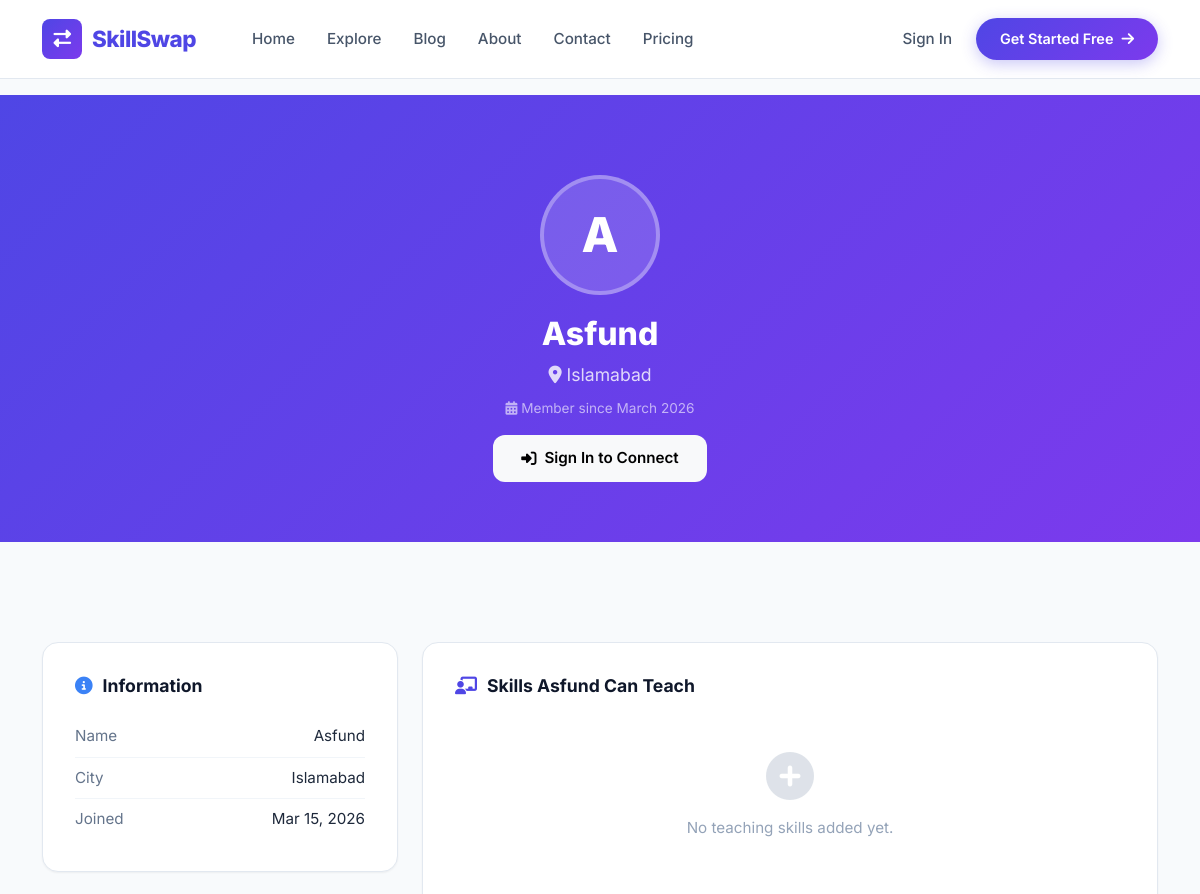
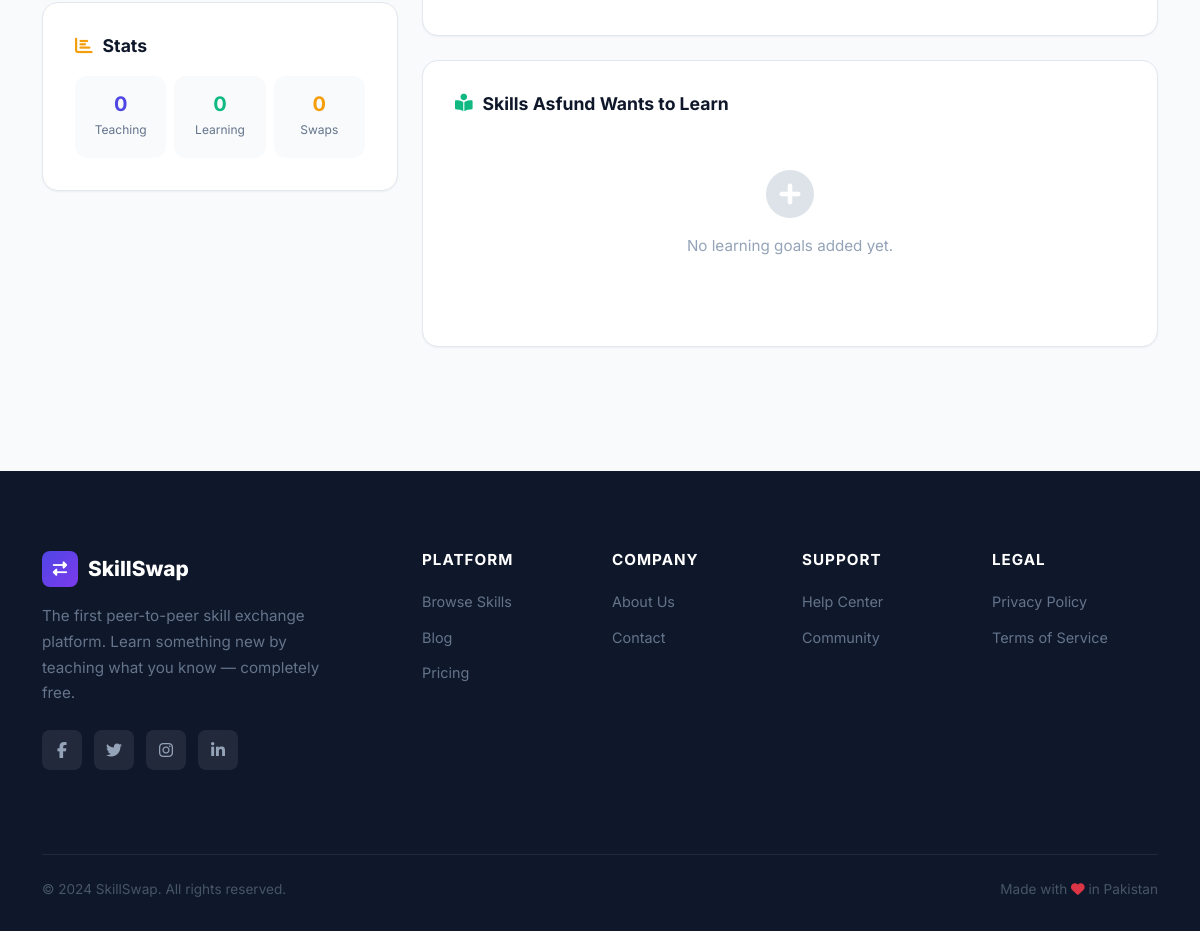
The app's page /profile/1 with its own data (2 pictures, top to bottom).
### app/models.py (models this page shows, shortened)
class User(UserMixin, db.Model):
    __tablename__ = 'users'
    id = db.Column(db.Integer, primary_key=True)
    full_name = db.Column(db.String(100), nullable=False)
    email = db.Column(db.String(120), unique=True, nullable=False)
    password_hash = db.Column(db.String(256), nullable=False)
    phone = db.Column(db.String(20))
    city = db.Column(db.String(50))
    bio = db.Column(db.Text)
    profile_pic = db.Column(db.String(200), default='default.png')
    is_admin = db.Column(db.Boolean, default=False)
    is_verified = db.Column(db.Boolean, default=False)
    account_type = db.Column(db.String(20), default='free')
    reset_token = db.Column(db.String(100))
    otp_code = db.Column(db.String(6))
    otp_created_at = db.Column(db.DateTime)
    otp_purpose = db.Column(db.String(20))
    created_at = db.Column(db.DateTime, default=datetime.utcnow)
    updated_at = db.Column(db.DateTime, default=datetime.utcnow, onupdate=datetime.utcnow)
    skills_offering = db.relationship('SkillOffering', backref='user', lazy=True, cascade='all, delete-orphan')
    skills_wanted = db.relationship('SkillWanted', backref='user', lazy=True, cascade='all, delete-orphan')
    reviews_given = db.relationship('Review', foreign_keys='Review.reviewer_id', backref='reviewer', lazy=True)
    reviews_received = db.relationship('Review', foreign_keys='Review.reviewed_user_id', backref='reviewed_user', lazy=True)
    notifications = db.relationship('Notification', backref='user', lazy=True, cascade='all, delete-orphan')

### app/routes/profile.py (the view)
@profile_bp.route('/profile/<int:user_id>')
def view_profile(user_id):
    user = User.query.get_or_404(user_id)
    return render_template('profile.html', user=user)

### app/templates/profile.html (shortened to what this page needs)
{% extends "base.html" %}
{% block content %}
<section style="background:var(--gradient-1); padding:80px 0 60px; color:white; text-align:center; position:relative;">
    <div class="container">
        <div style="width:120px;height:120px;border-radius:50%;background:rgba(255,255,255,0.15);display:flex;align-items:center;justify-content:center;color:white;font-weight:800;font-size:3rem;margin:0 auto 20px;border:4px solid rgba(255,255,255,0.3);">
            {{ user.full_name[0] }}
        </div>
        <h1 style="font-size:2rem; font-weight:800; margin-bottom:8px;">{{ user.full_name }}</h1>
        {% if user.city %}
        <p style="opacity:0.8; font-size:1.1rem; margin-bottom:8px;">
            <i class="fas fa-map-marker-alt"></i> {{ user.city }}
        </p>
        {% endif %}
        <p style="opacity:0.6; font-size:0.85rem;">
            <i class="fas fa-calendar-alt"></i> Member since {{ user.created_at.strftime('%B %Y') }}
        </p>
        <div class="d-flex justify-content-center gap-3 mt-3 flex-wrap">
            {% if not current_user.is_authenticated %}
            <a href="{{ url_for('auth.login') }}" class="btn btn-light">
                <i class="fas fa-sign-in-alt"></i> Sign In to Connect
            </a>
            {% endif %}
        </div>
    </div>
</section>
<section class="section section-gray">
    <div class="container">
        <div class="row g-4">
            <div class="col-md-4">
                <div class="dash-content-card mb-4">
                    <h4>
                        <i class="fas fa-info-circle" style="color:var(--info);"></i>
                        Information
                    </h4>
                    <div style="font-size:0.95rem;">
                        <div class="d-flex justify-content-between py-2" style="border-bottom:1px solid var(--gray-100);">
                            <span style="color:var(--gray-500);">Name</span>
                            <span class="fw-600">{{ user.full_name }}</span>
                        </div>
                        {% if user.city %}
                        <div class="d-flex justify-content-between py-2" style="border-bottom:1px solid var(--gray-100);">
                            <span style="color:var(--gray-500);">City</span>
                            <span class="fw-600">{{ user.city }}</span>
                        </div>
                        {% endif %}
                        <div class="d-flex justify-content-between py-2">
                            <span style="color:var(--gray-500);">Joined</span>
                            <span class="fw-600">{{ user.created_at.strftime('%b %d, %Y') }}</span>
                        </div>
                    </div>
                </div>
                <div class="dash-content-card mb-4">
                    <h4>
                        <i class="fas fa-chart-bar" style="color:var(--warning);"></i>
                        Stats
                    </h4>
                    <div class="row g-2 text-center">
                        <div class="col-4">
                            <div style="background:var(--gray-50); border-radius:var(--radius); padding:16px 8px;">
                                <h5 class="fw-bold mb-0" style="color:var(--primary);">{{ user.skills_offering|length }}</h5>
                                <small style="color:var(--gray-500); font-size:0.75rem;">Teaching</small>
                            </div>
                        </div>
                        <div class="col-4">
                            <div style="background:var(--gray-50); border-radius:var(--radius); padding:16px 8px;">
                                <h5 class="fw-bold mb-0" style="color:var(--success);">{{ user.skills_wanted|length }}</h5>
                                <small style="color:var(--gray-500); font-size:0.75rem;">Learning</small>
                            </div>
                        </div>
                        <div class="col-4">
                            <div style="background:var(--gray-50); border-radius:var(--radius); padding:16px 8px;">
                                <h5 class="fw-bold mb-0" style="color:var(--warning);">0</h5>
                                <small style="color:var(--gray-500); font-size:0.75rem;">Swaps</small>
                            </div>
                        </div>
                    </div>
                </div>
            </div>
            <div class="col-md-8">
                <div class="dash-content-card mb-4">
                    <div class="d-flex justify-content-between align-items-center mb-3">
                        <h4 class="mb-0">
                            <i class="fas fa-chalkboard-teacher" style="color:var(--primary);"></i>
                            Skills {{ user.full_name.split()[0] }} Can Teach
                        </h4>
                    </div>
                    {% if user.skills_offering %}
                    <div class="row g-3">
                        {% for skill in user.skills_offering %}
                        <div class="col-md-6">
                            <div style="background:var(--gray-50); border-radius:var(--radius); padding:16px; border-left:4px solid var(--primary); position:relative;">
                                <h6 class="fw-bold mb-1" style="color:var(--gray-800);">{{ skill.skill_name }}</h6>
                                {% if skill.skill_level %}
                                <span class="badge" style="background:rgba(79,70,229,0.1); color:var(--primary); font-weight:600;">
                                    {{ skill.skill_level|capitalize }}
                                </span>
                                {% endif %}
                                {% if skill.description %}
                                <p style="color:var(--gray-500); font-size:0.85rem; margin:8px 0 0;">{{ skill.description[:100] }}</p>
                                {% endif %}
                                {% if current_user.is_authenticated and current_user.id == user.id %}
                                <a href="{{ url_for('skills.delete_skill', skill_type='offering', skill_id=skill.id) }}"
                                   style="position:absolute; top:12px; right:12px; color:var(--gray-400); font-size:0.8rem;"
                                   title="Remove skill"
                                   onclick="return confirm('Are you sure you want to remove this skill?');">
                                    <i class="fas fa-trash"></i>
                                </a>
                                {% endif %}
                            </div>
                        </div>
                        {% endfor %}
                    </div>
                    {% else %}
                    <div class="empty-state">
                        <i class="fas fa-plus-circle"></i>
                        <p>No teaching skills added yet.</p>
                    </div>
                    {% endif %}
                </div>
                <div class="dash-content-card mb-4">
                    <div class="d-flex justify-content-between align-items-center mb-3">
                        <h4 class="mb-0">
                            <i class="fas fa-book-reader" style="color:var(--success);"></i>
                            Skills {{ user.full_name.split()[0] }} Wants to Learn
                        </h4>
                    </div>
                    {% if user.skills_wanted %}
                    <div>
                        {% for skill in user.skills_wanted %}
                        <div class="d-inline-flex align-items-center" style="margin:4px;">
                            <span class="skill-badge wanted">
                                <i class="fas fa-arrow-circle-up"></i> {{ skill.skill_name }}
                            </span>
                            {% if current_user.is_authenticated and current_user.id == user.id %}
                            <a href="{{ url_for('skills.delete_skill', skill_type='wanted', skill_id=skill.id) }}"
                               style="color:var(--gray-400); font-size:0.75rem; margin-left:4px;"
                               title="Remove"
                               onclick="return confirm('Remove this learning goal?');">
                                <i class="fas fa-times-circle"></i>
                            </a>
                            {% endif %}
                        </div>
                        {% endfor %}
                    </div>
                    {% else %}
                    <div class="empty-state">
                        <i class="fas fa-plus-circle"></i>
                        <p>No learning goals added yet.</p>
                    </div>
                    {% endif %}
                </div>
            </div>
        </div>
    </div>
</section>
{% endblock %}

### app/static/css/style.css (style rules this page uses)
:root { --primary: #4F46E5; --primary-dark: #4338CA; --primary-light: #818CF8; --secondary: #7C3AED; --accent: #F59E0B; --success: #10B981; --danger: #EF4444; --warning: #F59E0B; --info: #3B82F6; --dark: #1E293B; --gray-900: #0F172A; --gray-800: #1E293B; --gray-700: #334155; --gray-600: #475569; --gray-500: #64748B; --gray-400: #94A3B8; --gray-300: #CBD5E1; --gray-200: #E2E8F0; --gray-100: #F1F5F9; --gray-50: #F8FAFC; --white: #FFFFFF; --gradient-1: linear-gradient(135deg, #4F46E5 0%, #7C3AED 100%); --gradient-2: linear-gradient(135deg, #667eea 0%, #764ba2 100%); --gradient-3: linear-gradient(135deg, #f093fb 0%, #f5576c 100%); --gradient-4: linear-gradient(135deg, #4facfe 0%, #00f2fe 100%); --gradient-5: linear-gradient(135deg, #43e97b 0%, #38f9d7 100%); --shadow-sm: 0 1px 2px 0 rgba(0, 0, 0, 0.05); --shadow: 0 1px 3px 0 rgba(0, 0, 0, 0.1), 0 1px 2px -1px rgba(0, 0, 0, 0.1); --shadow-md: 0 4px 6px -1px rgba(0, 0, 0, 0.1), 0 2px 4px -2px rgba(0, 0, 0, 0.1); --shadow-lg: 0 10px 15px -3px rgba(0, 0, 0, 0.1), 0 4px 6px -4px rgba(0, 0, 0, 0.1); --shadow-xl: 0 20px 25px -5px rgba(0, 0, 0, 0.1), 0 8px 10px -6px rgba(0, 0, 0, 0.1); --shadow-2xl: 0 25px 50px -12px rgba(0, 0, 0, 0.25); --radius-sm: 8px; --radius: 12px; --radius-lg: 16px; --radius-xl: 24px; --radius-full: 9999px; }
* { margin: 0; padding: 0; box-sizing: border-box; }
html { scroll-behavior: smooth; }
body { font-family: 'Inter', sans-serif; color: var(--gray-800); background-color: var(--gray-50); line-height: 1.6; overflow-x: hidden; -webkit-font-smoothing: antialiased; }
.btn { font-family: 'Inter', sans-serif; font-weight: 600; border-radius: var(--radius); padding: 12px 28px; font-size: 0.95rem; transition: all 0.3s cubic-bezier(0.4, 0, 0.2, 1); border: none; display: inline-flex; align-items: center; gap: 8px; cursor: pointer; }
.section { padding: 100px 0; }
.section-gray { background: var(--gray-50); }
.dash-content-card { background: white; border-radius: var(--radius-lg); padding: 32px; box-shadow: var(--shadow-sm); border: 1px solid var(--gray-200); }
.dash-content-card h4 { font-size: 1.1rem; font-weight: 700; color: var(--gray-900); margin-bottom: 20px; display: flex; align-items: center; gap: 10px; }
.empty-state { text-align: center; padding: 40px 20px; color: var(--gray-400); }
.empty-state i { font-size: 3rem; margin-bottom: 16px; opacity: 0.3; }
.empty-state p { font-size: 0.95rem; margin-bottom: 16px; }

### records on screen
User: full_name "A", full_name "Asfund", city "Islamabad", created_at "March 2026", created_at "Mar 15, 2026"

### other values on screen
{{ user.skills_offering|length }} "0"
{{ user.skills_wanted|length }} "0"
